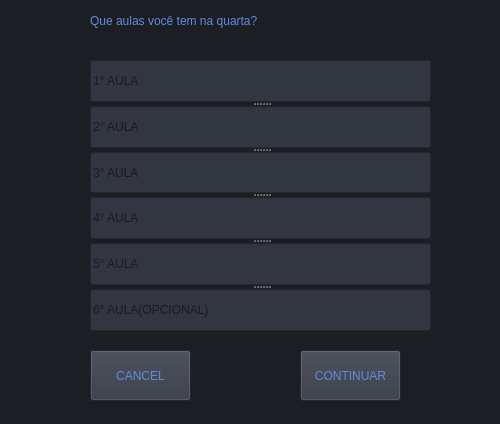
<?xml version="1.0" encoding="UTF-8"?>
<ui version="4.0">
 <class>dialog</class>
 <widget class="QDialog" name="dialog">
  <property name="geometry">
   <rect>
    <x>0</x>
    <y>0</y>
    <width>500</width>
    <height>424</height>
   </rect>
  </property>
  <property name="windowTitle">
   <string>CONFIGURAÇÃO DAS AULAS</string>
  </property>
  <property name="styleSheet">
   <string notr="true">background-color: rgb(28, 30, 35);</string>
  </property>
  <widget class="QDialogButtonBox" name="buttonBox">
   <property name="geometry">
    <rect>
     <x>10</x>
     <y>600</y>
     <width>461</width>
     <height>32</height>
    </rect>
   </property>
   <property name="orientation">
    <enum>Qt::Horizontal</enum>
   </property>
   <property name="standardButtons">
    <set>QDialogButtonBox::Cancel|QDialogButtonBox::Ok</set>
   </property>
  </widget>
  <widget class="QPushButton" name="Button_cancelar">
   <property name="geometry">
    <rect>
     <x>90</x>
     <y>350</y>
     <width>101</width>
     <height>51</height>
    </rect>
   </property>
   <property name="styleSheet">
    <string notr="true">background-color: rgb(49,54,65);
font: 87 10pt &quot;Arial Black&quot;;
color: rgb(94,141,222);</string>
   </property>
   <property name="text">
    <string>CANCEL</string>
   </property>
  </widget>
  <widget class="QLabel" name="label">
   <property name="geometry">
    <rect>
     <x>90</x>
     <y>10</y>
     <width>311</width>
     <height>21</height>
    </rect>
   </property>
   <property name="styleSheet">
    <string notr="true">background-color: rgb(28, 30, 35);
font: 87 13pt &quot;Arial Black&quot;;
color: rgb(94,141,222);</string>
   </property>
   <property name="text">
    <string>Que aulas você tem na quarta?</string>
   </property>
  </widget>
  <widget class="QSplitter" name="splitter">
   <property name="geometry">
    <rect>
     <x>90</x>
     <y>60</y>
     <width>341</width>
     <height>271</height>
    </rect>
   </property>
   <property name="orientation">
    <enum>Qt::Vertical</enum>
   </property>
   <widget class="QLineEdit" name="lineEdit_1aula">
    <property name="styleSheet">
     <string notr="true">background-color: rgb(49,54,65);
font: 87 10pt &quot;Arial Black&quot;;</string>
    </property>
    <property name="text">
     <string/>
    </property>
    <property name="placeholderText">
     <string>1° AULA</string>
    </property>
   </widget>
   <widget class="QLineEdit" name="lineEdit_2aula">
    <property name="styleSheet">
     <string notr="true">background-color: rgb(49,54,65);
font: 87 10pt &quot;Arial Black&quot;;</string>
    </property>
    <property name="placeholderText">
     <string>2° AULA</string>
    </property>
   </widget>
   <widget class="QLineEdit" name="lineEdit_3aula">
    <property name="styleSheet">
     <string notr="true">background-color: rgb(49,54,65);
font: 87 10pt &quot;Arial Black&quot;;</string>
    </property>
    <property name="placeholderText">
     <string>3° AULA</string>
    </property>
   </widget>
   <widget class="QLineEdit" name="lineEdit_4aula">
    <property name="styleSheet">
     <string notr="true">background-color: rgb(49,54,65);
font: 87 10pt &quot;Arial Black&quot;;</string>
    </property>
    <property name="placeholderText">
     <string>4° AULA</string>
    </property>
   </widget>
   <widget class="QLineEdit" name="lineEdit_5aula">
    <property name="styleSheet">
     <string notr="true">background-color: rgb(49,54,65);
font: 87 10pt &quot;Arial Black&quot;;</string>
    </property>
    <property name="placeholderText">
     <string>5° AULA</string>
    </property>
   </widget>
   <widget class="QLineEdit" name="lineEdit_6aula">
    <property name="styleSheet">
     <string notr="true">background-color: rgb(49,54,65);
font: 87 10pt &quot;Arial Black&quot;;</string>
    </property>
    <property name="placeholderText">
     <string>6° AULA(OPCIONAL)</string>
    </property>
   </widget>
  </widget>
  <widget class="QPushButton" name="Button_continuar">
   <property name="geometry">
    <rect>
     <x>300</x>
     <y>350</y>
     <width>101</width>
     <height>51</height>
    </rect>
   </property>
   <property name="styleSheet">
    <string notr="true">background-color: rgb(49,54,65);
font: 87 10pt &quot;Arial Black&quot;;
color: rgb(94,141,222);</string>
   </property>
   <property name="text">
    <string>CONTINUAR</string>
   </property>
  </widget>
 </widget>
 <resources/>
 <connections>
  <connection>
   <sender>buttonBox</sender>
   <signal>accepted()</signal>
   <receiver>dialog</receiver>
   <slot>accept()</slot>
   <hints>
    <hint type="sourcelabel">
     <x>248</x>
     <y>254</y>
    </hint>
    <hint type="destinationlabel">
     <x>157</x>
     <y>274</y>
    </hint>
   </hints>
  </connection>
  <connection>
   <sender>buttonBox</sender>
   <signal>rejected()</signal>
   <receiver>dialog</receiver>
   <slot>reject()</slot>
   <hints>
    <hint type="sourcelabel">
     <x>316</x>
     <y>260</y>
    </hint>
    <hint type="destinationlabel">
     <x>286</x>
     <y>274</y>
    </hint>
   </hints>
  </connection>
 </connections>
</ui>
